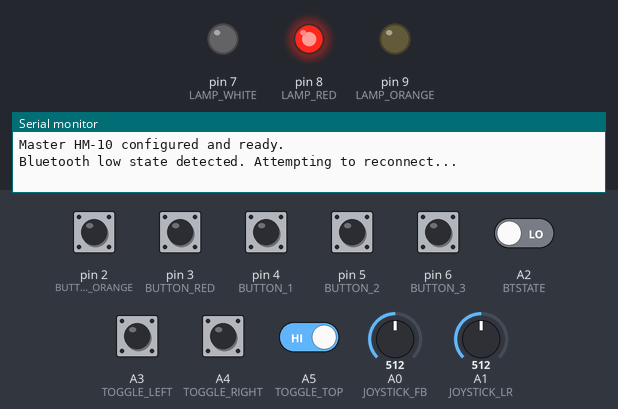
A sketch run on a simulated Arduino Uno, built with avr-gcc and run on an emulated ATmega328P. Parts: output pins drawn as LEDs (lit = HIGH), the last lines printed to the serial monitor. Dashed ring = blinking. Inputs (shaded band) come from the test bench; at power-on: A3 (TOGGLE_LEFT), A4 (TOGGLE_RIGHT), A5 (TOGGLE_TOP), pin 2 (BUTTON_ORANGE), pin 3 (BUTTON_RED), pin 4 (BUTTON_1), pin 5 (BUTTON_2), pin 6 (BUTTON_3) HIGH, A2 (BTSTATE) LOW, A0 (JOYSTICK_FB) = 512, A1 (JOYSTICK_LR) = 512. The modem accepts every AT command (registered, SIM ready, sends succeed) and sends nothing else.

Above: at 5.2 s.
5.3 s: A2 (BTSTATE) driven HIGH
At 8.0 s:
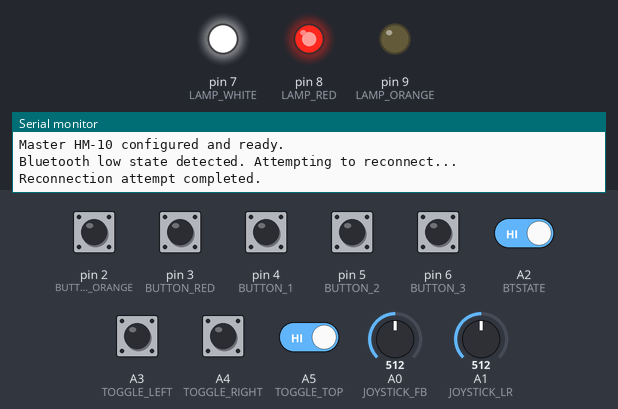
8.3 s: pin 2 (BUTTON_ORANGE) pulled LOW for 0.15 s
At 8.8 s:
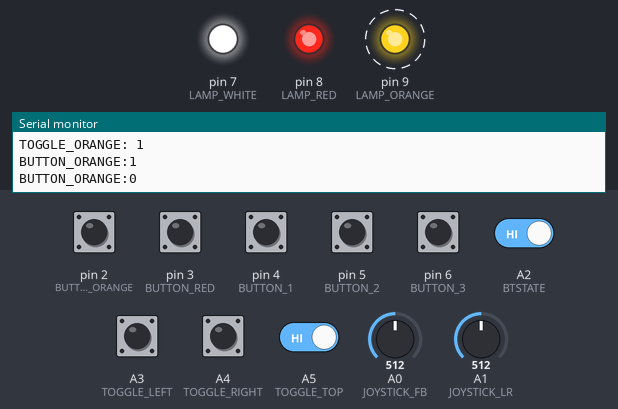
11.4 s: A4 (TOGGLE_RIGHT) pulled LOW for 0.15 s
At 11.55 s:
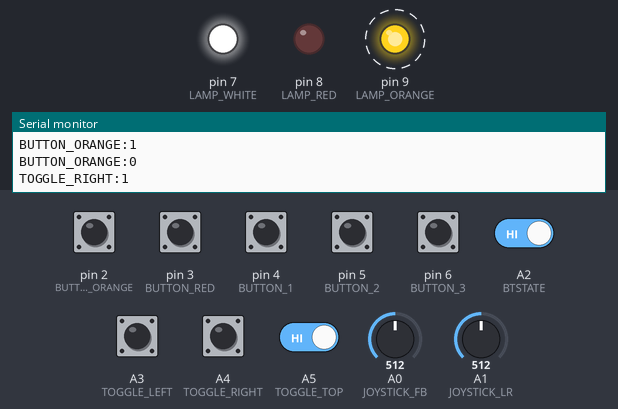
14.4 s: A2 (BTSTATE) driven LOW
At 14.9 s:
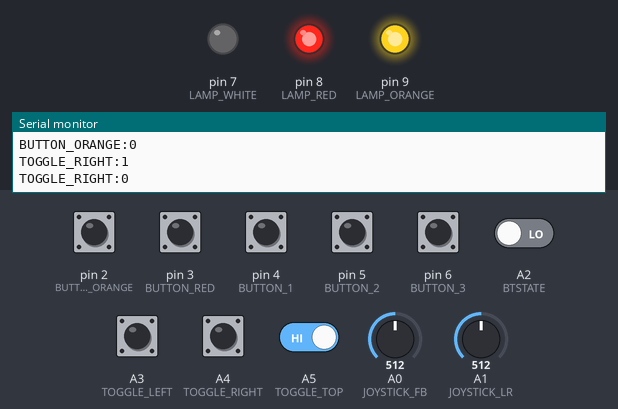
17.4 s: A4 (TOGGLE_RIGHT) pulled LOW for 1 s
At 17.8 s:
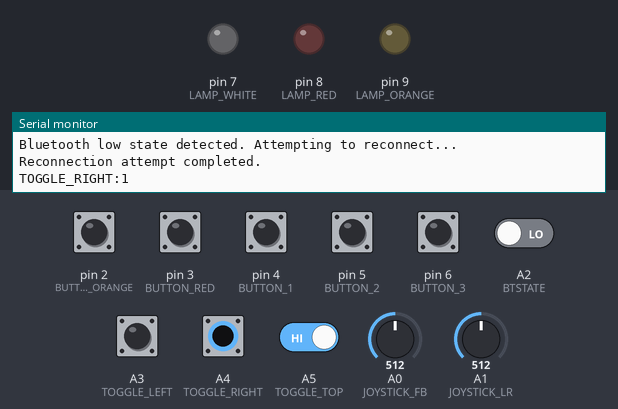
Timing chart, 0 to 24.4 s (numbered marks = the images above; inputs shaded):
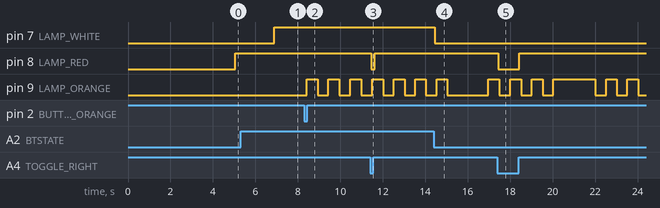

Measured:
- after the input at 5.3 s, pin 7 (LAMP_WHITE): LOW → HIGH after 1.6 s
- after the input at 8.3 s, pin 9 (LAMP_ORANGE): alternates HIGH for 0.50 s and LOW for 0.52 s, starting after 0.12 s
- after the input at 11.4 s, pin 8 (LAMP_RED): HIGH → LOW after 0.05 s, → HIGH 0.17 s later
- after the input at 14.4 s, pin 7 (LAMP_WHITE): HIGH → LOW at once
- after the input at 17.4 s, pin 8 (LAMP_RED): HIGH → LOW after 0.05 s, → HIGH 0.97 s later

The sketch:

Bluetooth_Remote.ino
```cpp
#include <SoftwareSerial.h>

// Define pins for joystick, buttons, and lamps
#define JOYSTICK_FB A0   // Joystick front/back
#define JOYSTICK_LR A1   // Joystick left/right
#define BUTTON_ORANGE 2  // Pushbutton orange
#define BUTTON_RED 3     // Pushbutton red
#define BUTTON_1 4       // Pushbutton 1
#define BUTTON_2 5       // Pushbutton 2
#define BUTTON_3 6       // Pushbutton 3
#define TOGGLE_TOP A5    // Togglebutton top
#define TOGGLE_LEFT A3   // Togglebutton left
#define TOGGLE_RIGHT A4  // Togglebutton right
#define LAMP_WHITE 7     // Lamp white (status light)
#define LAMP_RED 8       // Lamp red
#define LAMP_ORANGE 9    // Lamp orange
#define BTSTATE A2       // Bluetooth state
#define BTSERIAL_RX 10   // Bluetooth serial RX
#define BTSERIAL_TX 11   // Bluetooth serial TX

// SoftwareSerial object for HM-10 Bluetooth communication
SoftwareSerial BTSerial(BTSERIAL_RX, BTSERIAL_TX);

// Joystick settings
const int joystickCenter = 512;  // Center value for the joystick (0-1023 range)
const int maxSpeedValue = 255;   // Maximum speed to send (0-255)


// global variables to store the last known state of each button and toggle
bool lastToggleLeftState = LOW;
bool lastToggleRightState = LOW;
bool lastToggleTopState = LOW;
bool lastButton1State = LOW;
bool lastButton2State = LOW;
bool lastButton3State = LOW;
bool lastButtonOrangeState = LOW;
bool lastButtonRedState = LOW;


// Bluetooth reconnection parameters
const unsigned long checkInterval = 5000;  // Time interval to check for low signals (ms)
const int lowSignalThreshold = 3;          // Threshold of low signals before triggering reconnection
unsigned long lastCheckTime = 0;
int lowSignalCount = 0;

// Status update
unsigned long lastButtonStateSendTime = 0;
const unsigned long buttonStateSendInterval = 5000;  // 5 seconds

// Global variables to track the toggle state and blinking behavior
bool toggleOrange = false;  // Virtual toggle state for BUTTON_ORANGE
unsigned long lastBlinkTime = 0;  // Timestamp to control the blink interval
bool blinkState = false;  // State to control the blinking on/off
const unsigned long blinkInterval = 500;  // Blink interval in milliseconds


// Function prototypes
void sendJoystickCommands();
void updateLampWhiteStatus();
void reconnectBluetooth();
void sendButtonCommands();
void sendAllButtonStates();

void setup() {
  // Initialize serial communication for debugging
  Serial.begin(9600);

  // Initialize Bluetooth serial communication
  BTSerial.begin(9600);

  // Configure pin modes
  pinMode(JOYSTICK_FB, INPUT);
  pinMode(JOYSTICK_LR, INPUT);
  pinMode(LAMP_WHITE, OUTPUT);
  pinMode(LAMP_RED, OUTPUT);
  pinMode(LAMP_ORANGE, OUTPUT);
  pinMode(BTSTATE, INPUT);

  // Set pin modes for the buttons and toggles with pull-up resistors
  pinMode(TOGGLE_LEFT, INPUT_PULLUP);   // Set TOGGLE_LEFT pin as input with pull-up
  pinMode(TOGGLE_RIGHT, INPUT_PULLUP);  // Set TOGGLE_RIGHT pin as input with pull-up
  pinMode(TOGGLE_TOP, INPUT_PULLUP);    // Set TOGGLE_TOP pin as input with pull-up

  pinMode(BUTTON_1, INPUT_PULLUP);       // Set BUTTON_1 pin as input with pull-up
  pinMode(BUTTON_2, INPUT_PULLUP);       // Set BUTTON_2 pin as input with pull-up
  pinMode(BUTTON_3, INPUT_PULLUP);       // Set BUTTON_3 pin as input with pull-up
  pinMode(BUTTON_ORANGE, INPUT_PULLUP);  // Set BUTTON_ORANGE pin as input with pull-up
  pinMode(BUTTON_RED, INPUT_PULLUP);     // Set BUTTON_RED pin as input with pull-up

  // Configure the Master HM-10 module (optional)
  delay(1000);                   // Give some time for the HM-10 to initialize
  BTSerial.println("AT+ROLE1");  // Set as Master
  delay(500);
  BTSerial.println("AT+IMME1");  // Enable immediate mode (auto-connect)
  delay(500);
  //BTSerial.println("AT+COND0B5C2D7744E");  // Replace with the car's HM-10 address
  BTSerial.println("AT+CON84C692874862");  // Replace with the car's HM-10 address School
  delay(2000);
  Serial.println("Master HM-10 configured and ready.");
}

void loop() {
  // Update the LAMP_WHITE status based on the BTSTATE input
  updateLampWhiteStatus();


  // Handle the blinking logic for LAMP_ORANGE if toggleOrange is ON
  if (toggleOrange) {
    unsigned long currentTime = millis();
    if (currentTime - lastBlinkTime >= blinkInterval) {
      // Toggle the blink state and update LAMP_ORANGE
      blinkState = !blinkState;
      digitalWrite(LAMP_ORANGE, blinkState ? HIGH : LOW);
      lastBlinkTime = currentTime;  // Reset the blink timer
    }
  } else {
    // Ensure the orange lamp is off when toggle is not active
    digitalWrite(LAMP_ORANGE, LOW);
  }


  // Send button and toggle commands to the car
  sendButtonCommands();


  unsigned long currentTime = millis();

  // Send button states every 5 seconds
  if (currentTime - lastButtonStateSendTime > buttonStateSendInterval) {
    sendAllButtonStates();
    lastButtonStateSendTime = currentTime;  // Update the last send time
  }


  // Check if Bluetooth state has been low for a threshold count and try to reconnect if necessary
  if (millis() - lastCheckTime > checkInterval) {
    lastCheckTime = millis();

    // If the low signal count exceeds the threshold, attempt reconnection
    if (lowSignalCount >= lowSignalThreshold) {
      reconnectBluetooth();
    }

    // Reset the counter for the next interval
    lowSignalCount = 0;
  }

  // Send joystick-based commands
  sendJoystickCommands();
  delay(50);  // Adjust this delay for desired responsiveness
}


// Function to send the current state of all buttons
void sendAllButtonStates() {
  // Read the current states of all buttons and toggles
  bool currentToggleLeftState = !digitalRead(TOGGLE_LEFT);
  bool currentToggleRightState = !digitalRead(TOGGLE_RIGHT);
  bool currentToggleTopState = !digitalRead(TOGGLE_TOP);
  bool currentButton1State = !digitalRead(BUTTON_1);
  bool currentButton2State = !digitalRead(BUTTON_2);
  bool currentButton3State = !digitalRead(BUTTON_3);
  bool currentButtonOrangeState = !digitalRead(BUTTON_ORANGE);
  bool currentButtonRedState = !digitalRead(BUTTON_RED);

  // Update red lamp
  digitalWrite(LAMP_RED, !currentToggleRightState);
  // Send all button states
  BTSerial.println("TOGGLE_LEFT:" + String(currentToggleLeftState));
  BTSerial.println("TOGGLE_RIGHT:" + String(currentToggleRightState));
  BTSerial.println("TOGGLE_TOP:" + String(currentToggleTopState));
  BTSerial.println("TOGGLE_O:" + String(toggleOrange));
  BTSerial.println("BUTTON_1:" + String(currentButton1State));
  BTSerial.println("BUTTON_2:" + String(currentButton2State));
  BTSerial.println("BUTTON_3:" + String(currentButton3State));
  BTSerial.println("BUTTON_O:" + String(currentButtonOrangeState));
  BTSerial.println("BUTTON_R:" + String(currentButtonRedState));
}


// Function to send joystick-based commands for speed and steering
void sendJoystickCommands() {
  int joystickFB = analogRead(JOYSTICK_FB);
  int joystickLR = analogRead(JOYSTICK_LR);

  // Calculate speed and steering values
  int speedValue = map(joystickFB - joystickCenter, -joystickCenter, joystickCenter, -maxSpeedValue, maxSpeedValue);
  int steeringValue = map(joystickLR - joystickCenter, -joystickCenter, joystickCenter, -maxSpeedValue, maxSpeedValue);

  // Send speed and steering commands if there is significant change
  if (speedValue != 0) {
    BTSerial.println("SPEED:" + String(speedValue));
    //Serial.println("SPEED:" + String(speedValue));
  }

  if (steeringValue != 0) {
    BTSerial.println("STEERING:" + String(steeringValue));
    //Serial.println("STEERING:" + String(steeringValue));
  }
}

// Function to update LAMP_WHITE based on the Bluetooth state (BTSTATE)
void updateLampWhiteStatus() {
  bool currentBTState = digitalRead(BTSTATE);  // Read the state of the BTSTATE pin

  // If BTSTATE is high, turn on LAMP_WHITE; otherwise, turn it off
  if (currentBTState == HIGH) {
    digitalWrite(LAMP_WHITE, HIGH);
  } else {
    digitalWrite(LAMP_WHITE, LOW);
    lowSignalCount++;  // Increment low signal count when BTSTATE is low
  }
}

// Function to reconnect Bluetooth if the state is low for a threshold count
void reconnectBluetooth() {
  Serial.println("Bluetooth low state detected. Attempting to reconnect...");

  // Send commands to reset and reconnect Bluetooth
  BTSerial.println("AT");  // Check if the module is responding
  delay(100);
  BTSerial.println("AT+RESET");  // Reset the module
  delay(500);                   // Allow time for the module to reset
  BTSerial.println("AT+ROLE1");  // Set as Master
  delay(100);
  BTSerial.println("AT+IMME1");  // Enable immediate mode (auto-connect)
  delay(100);
  //BTSerial.println("AT+COND0B5C2D7744E");  // Replace with the car's HM-10 address
  BTSerial.println("AT+CON84C692874862");  // Replace with the car's HM-10 address School
  delay(800);
  Serial.println("Reconnection attempt completed.");
}


// Function to send button and toggle statuses
void sendButtonCommands() {
  // Read the current states of all buttons and toggles
  bool currentToggleLeftState = !digitalRead(TOGGLE_LEFT);
  bool currentToggleRightState = !digitalRead(TOGGLE_RIGHT);
  bool currentToggleTopState = !digitalRead(TOGGLE_TOP);
  bool currentButton1State = !digitalRead(BUTTON_1);
  bool currentButton2State = !digitalRead(BUTTON_2);
  bool currentButton3State = !digitalRead(BUTTON_3);
  bool currentButtonOrangeState = !digitalRead(BUTTON_ORANGE);
  bool currentButtonRedState = !digitalRead(BUTTON_RED);


  // Handle virtual toggle for BUTTON_ORANGE
  if (currentButtonOrangeState != lastButtonOrangeState) {
    lastButtonOrangeState = currentButtonOrangeState;

    if (currentButtonOrangeState == HIGH) {
      // Toggle the state when the button is pressed
      toggleOrange = !toggleOrange;
      Serial.println("TOGGLE_ORANGE: " + String(toggleOrange));  // Debug output
      BTSerial.println("TOGGLE_O: " + String(toggleOrange));  // Send toggle state
    }

    // Send original BUTTON_ORANGE state
    BTSerial.println("BUTTON_O:" + String(currentButtonOrangeState));
    Serial.println("BUTTON_ORANGE:" + String(currentButtonOrangeState));  // Debug output
  }


  // Check if any state has changed and send the corresponding command to the car
  if (currentToggleLeftState != lastToggleLeftState) {
    lastToggleLeftState = currentToggleLeftState;
    BTSerial.println("TOGGLE_LEFT:" + String(currentToggleLeftState));
    Serial.println("TOGGLE_LEFT:" + String(currentToggleLeftState));  // Debug output
  }

  if (currentToggleRightState != lastToggleRightState) {
    lastToggleRightState = currentToggleRightState;
    BTSerial.println("TOGGLE_RIGHT:" + String(currentToggleRightState));
    Serial.println("TOGGLE_RIGHT:" + String(currentToggleRightState));  // Debug output
    digitalWrite(LAMP_RED, !currentToggleRightState);
  }

  if (currentToggleTopState != lastToggleTopState) {
    lastToggleTopState = currentToggleTopState;
    BTSerial.println("TOGGLE_TOP:" + String(currentToggleTopState));
    Serial.println("TOGGLE_TOP:" + String(currentToggleTopState));  // Debug output
  }

  if (currentButton1State != lastButton1State) {
    lastButton1State = currentButton1State;
    BTSerial.println("BUTTON_1:" + String(currentButton1State));
    Serial.println("BUTTON_1:" + String(currentButton1State));  // Debug output
  }

  if (currentButton2State != lastButton2State) {
    lastButton2State = currentButton2State;
    BTSerial.println("BUTTON_2:" + String(currentButton2State));
    Serial.println("BUTTON_2:" + String(currentButton2State));  // Debug output
  }

  if (currentButton3State != lastButton3State) {
    lastButton3State = currentButton3State;
    BTSerial.println("BUTTON_3:" + String(currentButton3State));
    Serial.println("BUTTON_3:" + String(currentButton3State));  // Debug output
  }

  //if (currentButtonOrangeState != lastButtonOrangeState) {
  //  lastButtonOrangeState = currentButtonOrangeState;
  //  BTSerial.println("BUTTON_O:" + String(currentButtonOrangeState));
  //  Serial.println("BUTTON_ORANGE:" + String(currentButtonOrangeState));  // Debug output
  //}

  if (currentButtonRedState != lastButtonRedState) {
    lastButtonRedState = currentButtonRedState;
    BTSerial.println("BUTTON_R:" + String(currentButtonRedState));
    Serial.println("BUTTON_RED:" + String(currentButtonRedState));  // Debug output
  }
}
```
